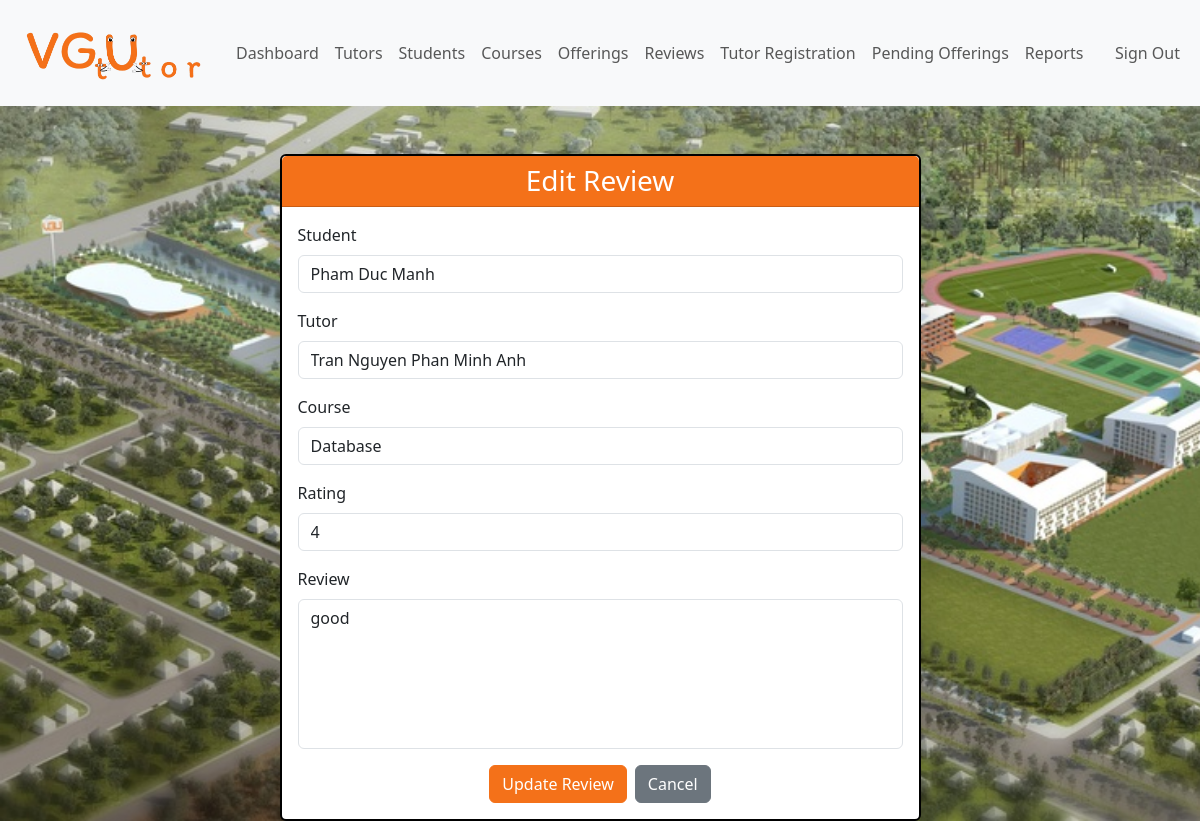
/admin/review_processing/editReview.php?studentid=10422047&tutorid=10822002&courseid=1229 (signed in), run on the app's committed database.
### tables this page shows
CREATE TABLE `review` (
  `studentid` int(11) NOT NULL,
  `tutorid` int(11) NOT NULL,
  `courseid` int(11) NOT NULL,
  `rating` varchar(3) DEFAULT NULL,
  `review` varchar(200) DEFAULT NULL,
  `date` datetime NOT NULL
);

CREATE TABLE `student_account` (
  `accountid` int(11) NOT NULL,
  `email` varchar(50) DEFAULT NULL,
  `name` varchar(50) DEFAULT NULL,
  `major` varchar(3) DEFAULT NULL,
  `intake` int(11) DEFAULT NULL
);

CREATE TABLE `course` (
  `courseid` int(11) NOT NULL,
  `course_name` varchar(50) DEFAULT NULL,
  `major` varchar(3) DEFAULT NULL,
  `semester` int(11) DEFAULT NULL,
  `cond` varchar(1000) DEFAULT NULL
);

### admin/data/review.php (called while the page is built, shortened)
<?php
function getReview($conn, $studentid, $tutorid, $courseid) {
    $sql = "SELECT r.*,
                   s.name AS student_name,
                   t.accountid AS tutorid,
                   sa.name AS tutor_name,
                   c.course_name
            FROM review r
            JOIN student_account s ON r.studentid = s.accountid
            JOIN tutor_account t ON r.tutorid = t.accountid
            JOIN student_account sa ON t.accountid = sa.accountid
            JOIN course c ON r.courseid = c.courseid
            WHERE r.studentid = ? AND r.tutorid = ? AND r.courseid = ?";
    $stmt = $conn->prepare($sql);
    $stmt->execute([$studentid, $tutorid, $courseid]);
    return $stmt->fetch(PDO::FETCH_ASSOC);
}
?>

### admin/review_processing/editReview.php (the view, shortened to what this page needs)
<?php
include "../../DB_connection.php";
include "../data/review.php";
$studentid = $_GET['studentid'];
$tutorid = $_GET['tutorid'];
$courseid = $_GET['courseid'];
$review = getReview($conn, $studentid, $tutorid, $courseid);
?>
<!DOCTYPE html>
<html lang="en">
<head>
    <link rel="stylesheet" href="https://cdn.jsdelivr.net/npm/bootstrap@5.3.6/dist/css/bootstrap.min.css">
    <link rel="stylesheet" href="../../css/style.css">
</head>
<body class="body-home">
    <?php include "../inc/navbar.php"; ?>
    <div class="container mt-5">
        <div class="row justify-content-center">
            <div class="col-md-7">
                <div class="card shadow-lg" style="border: 2px solid #000;">
                    <div class="card-header text-white text-center" style="background-color: #f47119;">
                        <h3 class="mb-0">Edit Review</h3>
                    </div>
                    <div class="card-body">
                        <form method="post">
                            <div class="mb-3">
                                <label class="form-label">Student</label>
                                <input type="text" class="form-control" value="<?= htmlspecialchars($review['student_name']) ?>" readonly>
                            </div>
                            <div class="mb-3">
                                <label class="form-label">Tutor</label>
                                <input type="text" class="form-control" value="<?= htmlspecialchars($review['tutor_name']) ?>" readonly>
                            </div>
                            <div class="mb-3">
                                <label class="form-label">Course</label>
                                <input type="text" class="form-control" value="<?= htmlspecialchars($review['course_name']) ?>" readonly>
                            </div>
                            <div class="mb-3">
                                <label class="form-label">Rating</label>
                                <input type="number" name="rating" class="form-control" min="1" max="5" value="<?= htmlspecialchars($_POST['rating'] ?? $review['rating'] ?? '') ?>" required>
                            </div>
                            <div class="mb-3">
                                <label class="form-label">Review</label>
                                <textarea name="review" class="form-control" rows="6" maxlength="1000" required><?= htmlspecialchars($_POST['review'] ?? $review['review'] ?? '') ?></textarea>
                            </div>
                            <div class="d-flex justify-content-center">
                                <button type="submit" class="btn btn-primary" style="background-color: #f47119; border-color: #f47119;">Update Review</button>
                                <a href="review.php" class="btn btn-secondary ms-2">Cancel</a>
                            </div>
                        </form>
                    </div>
                </div>
            </div>
        </div>
    </div>
</body>
</html>

### css/style.css (style rules this page uses)
.body-home, .body-login { background: url(../img/NewCampus.jpg); background-size: cover; background-attachment: fixed; }
textarea { resize: none; width: 100%; height: 150px; }

### data on the page
review: studentid.name "Pham Duc Manh", name "Tran Nguyen Phan Minh Anh", course_name "Database", rating "4", review "good"
